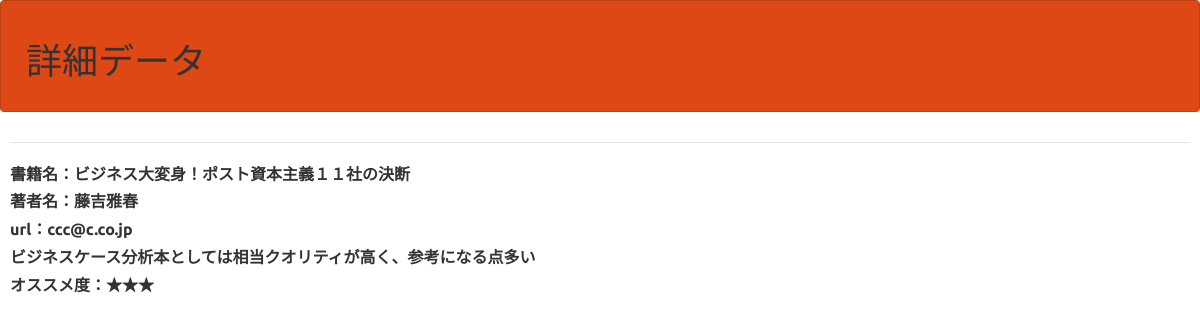
The app's page /bm_index_detail.php?id=4 with its own data.
### tables this page shows
CREATE TABLE IF NOT EXISTS `gs_bm_table` (
`id` int(12) NOT NULL,
  `book_name` varchar(64) NOT NULL,
  `author` varchar(64) NOT NULL,
  `url` varchar(200) DEFAULT NULL,
  `comment` text,
  `recommended` text,
  `indate` datetime NOT NULL
);

### bm_index_detail.php (the view, shortened to what this page needs)
<?php
$id =$_GET["id"];
$pdo = db_con();
$stmt = $pdo->prepare("SELECT * FROM gs_bm_table where id =:id");
$stmt->bindValue(":id",$id,PDO::PARAM_INT);
$status = $stmt->execute();
if ($status == false) {
    sqlError($stmt);
} else {
$row = $stmt->fetch();
}
?>
<!DOCTYPE html>
<html lang="ja">
<head>
  <link href="css/bootstrap.min.css" rel="stylesheet">
</head>
<body>
<header>
  <nav class="navbar navbar-default">
    <div class="container-fluid">
    <div class="navbar-header"><h1>詳細データ</h1></div>
    </div>
  </nav>
</header>
  <div>
   <fieldset>
    <legend></legend>
    <label>書籍名：<?php echo $row["book_name"]; ?></label><br>
     <label>著者名：<?php echo $row["author"]; ?></label><br>
     <label>url：<?php echo $row["url"]; ?></label><br>
     <label><?php echo $row["comment"]; ?></label><br>
     <label>オススメ度：<?php echo $row["recommended"]; ?></label><br>
    </fieldset>
  </div>
</body>
</html>

### bm_index_detail.php (style rules this page uses)
div { padding: 10px;font-size:16px; }

### records on screen
gs_bm_table: book_name "ビジネス大変身！ポスト資本主義１１社の決断", author "藤吉雅春", url "ccc@c.co.jp", comment "ビジネスケース分析本としては相当クオリティが高く、参考になる点多い", recommended "★★★"
